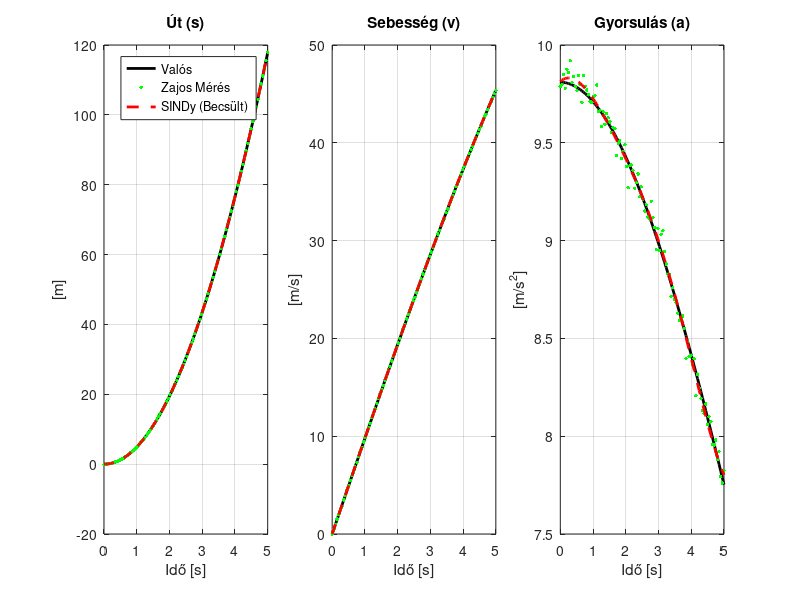

MATLAB code for this plot:
clear; clc; close all;

m = 0.5;
g = 9.81;
rho = 1.225;
D = 0.05;
A = (pi * D^2) / 4;
mu = 1.81e-5;

% White-féle approximáció
Re_func = @(v) (rho * max(abs(v), 1e-6) * D) / mu;
Cd_func = @(v) 24 ./ Re_func(v) + 6 ./ (1 + sqrt(Re_func(v))) + 0.4;

% Valós ODE
ode_func_valos = @(t, x) [x(2); g - (Cd_func(x(2)) * rho * A * x(2)^2) / (2 * m)];

% Fix időlépések az egyszerűbb összehasonlításért (5 mp, 100 lépés)
t_span = linspace(0, 5, 100)'; 
[~, x_valos] = ode45(ode_func_valos, t_span, [0; 0]);

s_valos = x_valos(:, 1);
v_valos = x_valos(:, 2);

% Valós gyorsulás kiszámítása
a_valos = zeros(size(v_valos));
for i = 1:length(v_valos)
    a_valos(i) = g - (Cd_func(v_valos(i)) * rho * A * v_valos(i)^2) / (2 * m);
end

%% --- 1.5 ZAJ HOZZÁADÁSA (A "Valóság" szimulálása) ---
% Állítsd ezt az értéket! Kezdjük egy nagyon pici, pl. 0.05-ös zajjal.
zaj_szint = 0.05; 

rng(42); % Fixáljuk a véletlent, hogy a futtatások összehasonlíthatók legyenek
s_zajos = s_valos + zaj_szint * randn(size(s_valos));
v_zajos = v_valos + zaj_szint * randn(size(v_valos));
a_zajos = a_valos + zaj_szint * randn(size(a_valos));

%% --- 2. SINDy ALGORITMUS (A ZAJOS adatokon) ---
a_ismert = g .* ones(size(t_span));
a_maradek = a_zajos - a_ismert; % A SINDy a zajos gyorsulásból dolgozik

% Könyvtár építése a ZAJOS állapotváltozókból
Theta = [ones(size(s_zajos)), s_zajos, v_zajos, s_zajos.*v_zajos, ...
         s_zajos.^2, v_zajos.^2, (s_zajos.^2).*v_zajos, s_zajos.*(v_zajos.^2), ...
         s_zajos.^3, v_zajos.^3]; 

konyvtar_nevek = {'1', 's', 'v', 's*v', 's^2', 'v^2', 's^2*v', 's*v^2', 's^3', 'v^3'};

% SINDy optimalizálás
lambda = 0.0001; % Nagyon kicsi küszöb
Xi = Theta \ a_maradek; 
for k = 1:10
    kis_indexek = (abs(Xi) < lambda);
    Xi(kis_indexek) = 0;
    nagy_indexek = ~kis_indexek;
    if any(nagy_indexek)
        Xi(nagy_indexek) = Theta(:, nagy_indexek) \ a_maradek;
    end
end

%% --- 3. A SINDy MODELL VISSZASZIMULÁLÁSA ---
% a_sindy = g + Theta(pillanatnyi) * Xi
ode_func_sindy = @(t, x) [
    x(2); 
    g + [1, x(1), x(2), x(1)*x(2), x(1)^2, x(2)^2, (x(1)^2)*x(2), x(1)*(x(2)^2), x(1)^3, x(2)^3] * Xi
];

% Szimuláció futtatása a megtalált (zajon tanult) egyenlettel
[~, x_sindy] = ode45(ode_func_sindy, t_span, [0; 0]);
s_sindy = x_sindy(:, 1);
v_sindy = x_sindy(:, 2);

% A becsült gyorsulás kiszámítása a grafikonhoz
a_sindy = zeros(size(t_span));
for i = 1:length(t_span)
    Theta_aktualis = [1, s_sindy(i), v_sindy(i), s_sindy(i)*v_sindy(i), ...
                      s_sindy(i)^2, v_sindy(i)^2, (s_sindy(i)^2)*v_sindy(i), s_sindy(i)*(v_sindy(i)^2), ...
                      s_sindy(i)^3, v_sindy(i)^3];
    a_sindy(i) = g + Theta_aktualis * Xi;
end

%% --- 4. EREDMÉNYEK KIÍRÁSA ÉS ÁBRÁZOLÁSA ---
clc;
fprintf('--- SINDy Által Talált Egyenlet (Zajszint: %.3f, Lambda: %.4f) ---\n', zaj_szint, lambda);
talalt = false;
for i = 1:length(Xi)
    if Xi(i) ~= 0
        fprintf('%6s tag együtthatója: %8.4f\n', konyvtar_nevek{i}, Xi(i));
        talalt = true;
    end
end
if ~talalt
    fprintf('A SINDy csak a konstans gravitációt hagyta meg.\n');
end

% Ábrázolás
figure('Name', 'Valós vs. Zajos Mérés vs. SINDy', 'Position', [100, 100, 1200, 400]);

subplot(1,3,1);
plot(t_span, s_valos, 'k', 'LineWidth', 2); hold on;
plot(t_span, s_zajos, 'g.', 'MarkerSize', 8);
plot(t_span, s_sindy, 'r--', 'LineWidth', 2);
title('Út (s)'); xlabel('Idő [s]'); ylabel('[m]'); 
legend('Valós', 'Zajos Mérés', 'SINDy (Becsült)', 'Location', 'best'); grid on;

subplot(1,3,2);
plot(t_span, v_valos, 'k', 'LineWidth', 2); hold on;
plot(t_span, v_zajos, 'g.', 'MarkerSize', 8);
plot(t_span, v_sindy, 'r--', 'LineWidth', 2);
title('Sebesség (v)'); xlabel('Idő [s]'); ylabel('[m/s]'); 
grid on;

subplot(1,3,3);
plot(t_span, a_valos, 'k', 'LineWidth', 2); hold on;
plot(t_span, a_zajos, 'g.', 'MarkerSize', 8);
plot(t_span, a_sindy, 'r--', 'LineWidth', 2);
title('Gyorsulás (a)'); xlabel('Idő [s]'); ylabel('[m/s^2]'); 
grid on;
